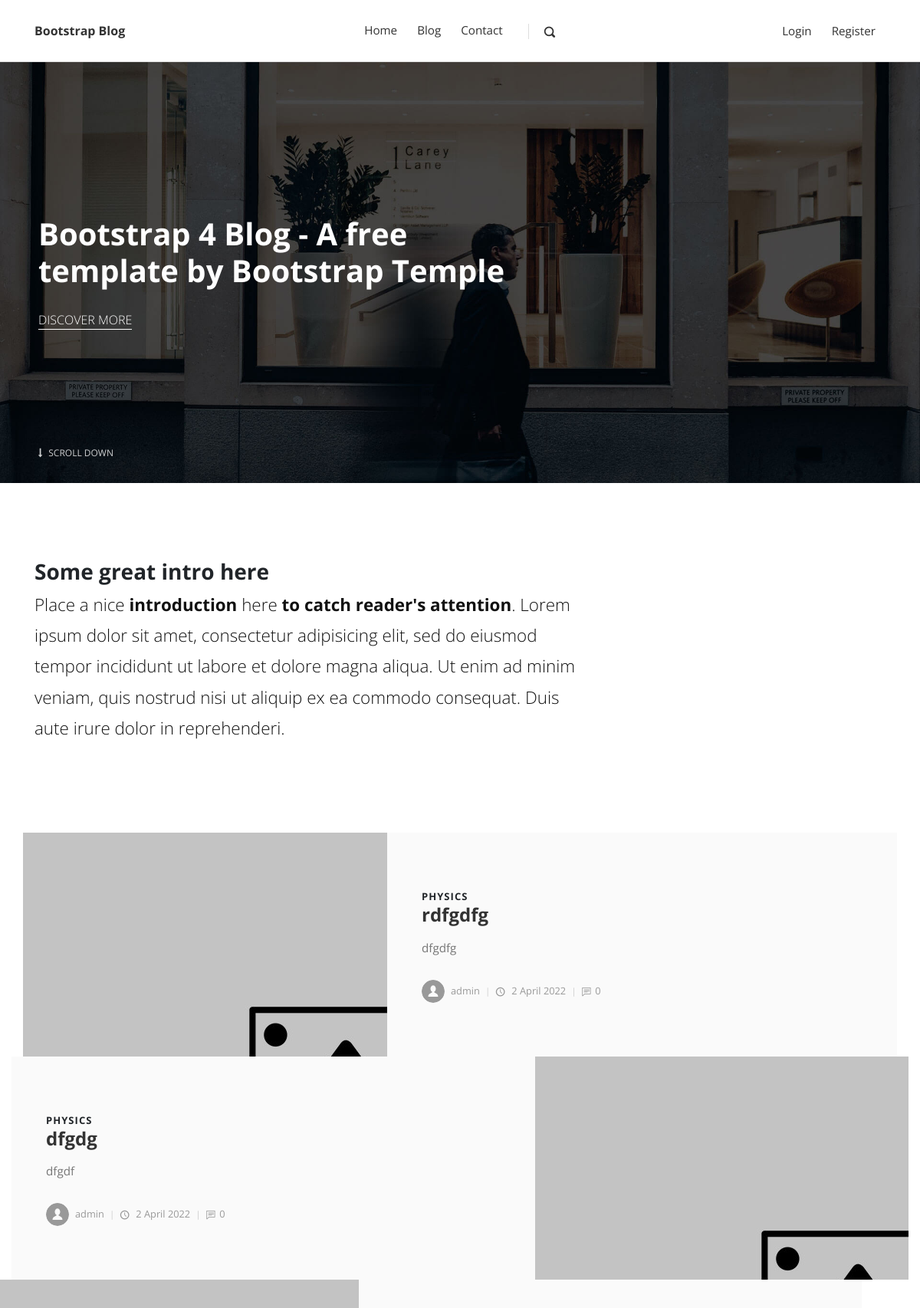
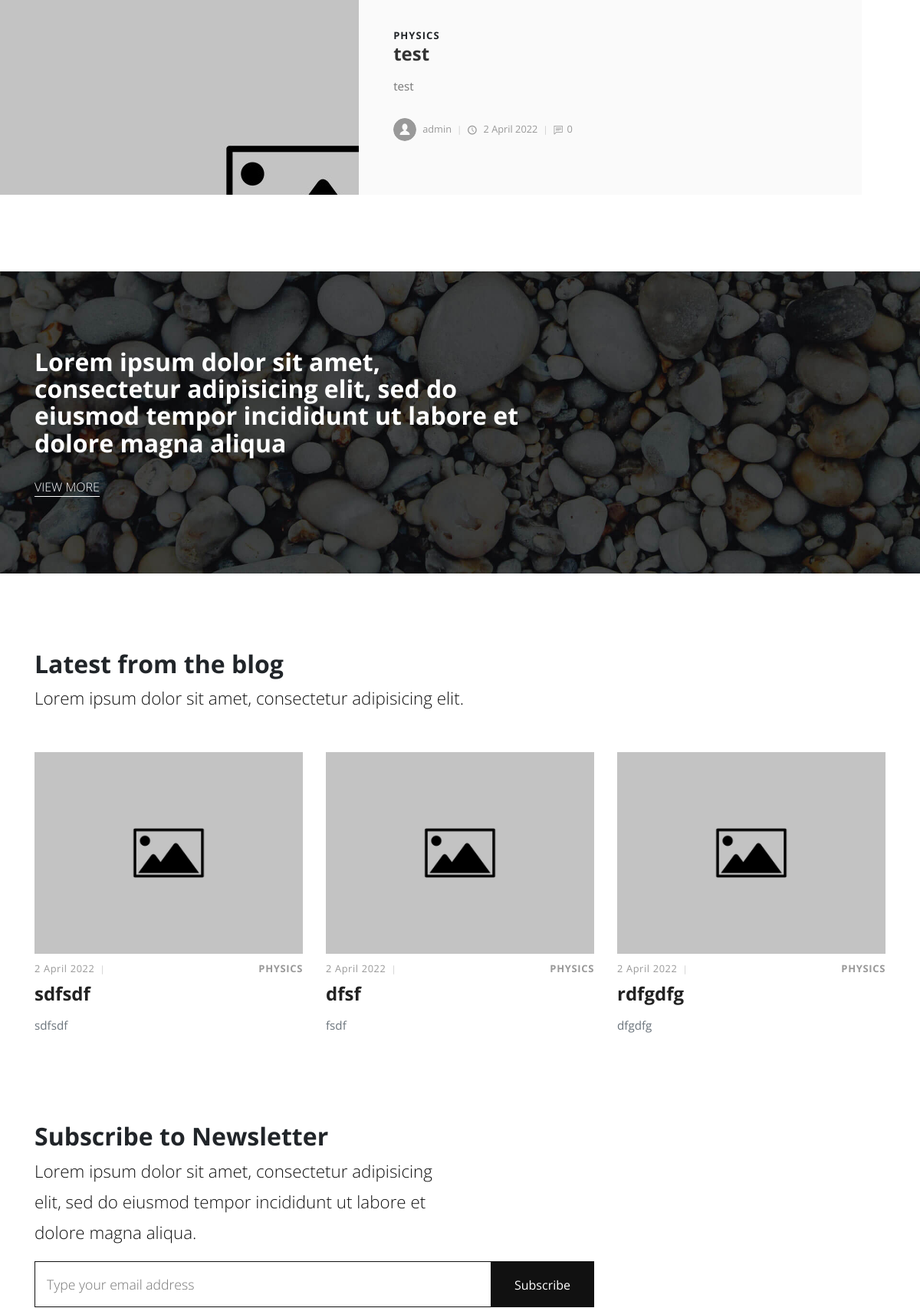
The page / (upper part) on the database its author committed (2 pictures, top to bottom).
### posts/models.py (models this page shows, shortened)
class Post(models.Model):
    author = models.ForeignKey(User, on_delete=models.CASCADE)
    category = models.ForeignKey(Category, on_delete=models.CASCADE)
    title = models.CharField(max_length=150)
    description = models.CharField(max_length=250)
    content = RichTextUploadingField()
    thumbnail = models.ImageField(default='default/thumbnail.jpg' , upload_to=post_directory_path)
    timestamp = models.DateTimeField(auto_now_add=True)
    @property
    def comment_list(self):
        return Comment.objects.filter(post=self)
    @property
    def comment_count(self):
        return self.comment_list.count()
    @property
    def view_count(self):
        return PostView.objects.filter(post=self).count()
    class Meta:
        ordering = ['-timestamp']

class Category(models.Model):
    title = models.CharField(max_length=20)
    def __str__(self):
        return self.title

### users/models.py (models this page shows)
class User(AbstractUser):
    email = models.EmailField(unique=True, help_text="Required.", error_messages={"unique": "A user with that email adress already exists.",},)
    avatar = models.ImageField(default='default/user.svg', upload_to=user_directory_path)
    is_redactor = models.BooleanField(default=False)

### posts/views.py (the view)
# urls.py: path('', home, name='home'),
def home(request):
    posts = Post.objects.all()
    recent = posts[:3]
    popular = sorted(posts, key = lambda post: post.view_count, reverse = True)[:3]
    context = {'popular': popular, 'recent': recent}
    return render(request, 'index.html', context)

### templates/index.html (shortened to what this page needs)
{% extends 'base.html' %}
{% load static %}
{% block content %}
<section style="background: url({% static 'img/hero.jpg' %}); background-size: cover; background-position: center center" class="hero">
  <div class="container">
    <div class="row">
      <div class="col-lg-7">
        <h1>Bootstrap 4 Blog - A free template by Bootstrap Temple</h1><a href="#" class="hero-link">Discover More</a>
      </div>
    </div><a href=".intro" class="continue link-scroll"><i class="fa fa-long-arrow-down"></i> Scroll Down</a>
  </div>
</section>
<section class="intro">
  <div class="container">
    <div class="row">
      <div class="col-lg-8">
        <h2 class="h3">Some great intro here</h2>
        <p class="text-big">Place a nice <strong>introduction</strong> here <strong>to catch reader's attention</strong>. Lorem ipsum dolor sit amet, consectetur adipisicing elit, sed do eiusmod tempor incididunt ut labore et dolore magna aliqua. Ut enim ad minim veniam, quis nostrud nisi ut aliquip ex ea commodo consequat. Duis aute irure dolor in reprehenderi.</p>
      </div>
    </div>
  </div>
</section>
<section class="featured-posts no-padding-top">
  <div class="container">
    {% for post in popular %}
    <div class="row d-flex align-items-stretch">
      {% if not forloop.counter|divisibleby:2 %}
      <div class="image col-lg-5"><a href="{% url 'post' post.pk %}"><img src="{{ post.thumbnail.url }}" alt="..." class=""></a></div>
      {% endif %}
      <div class="text col-lg-7">
        <div class="text-inner d-flex align-items-center">
          <div class="content">
            <header class="post-header">
              <div class="category"><a href="#">{{ post.category }}</a></div>
              <a href="{% url 'post' post.pk %}">
                <h2 class="h4">{{ post.title }}</h2>
              </a>
            </header>
            <p>{{ post.description }}</p>
            <footer class="post-footer d-flex align-items-center"><a href="{% url 'profile' post.author.pk %}" class="author d-flex align-items-center flex-wrap">
                <div class="mr-2"><img src="{{ post.author.avatar.url }}" alt="..." class="rounded-circle" width="30px" height="30px"></div>
                <div class="title"><span>{{ post.author }}</span></div></a>
              <div class="date"><i class="icon-clock"></i> {{ post.timestamp|date:"j F Y" }}</div>
              <div class="comments"><i class="icon-comment"></i>{{ post.comment_count }}</div>
            </footer>
          </div>
        </div>
      </div>
      {% if forloop.counter|divisibleby:2 %}
      <div class="image col-lg-5"><a href="{% url 'post' post.pk %}"><img src="{{ post.thumbnail.url }}" alt="..." class=""></a></div>
      {% endif %}
    {% endfor %}
  </div>
</section>
<section style="background: url({% static 'img/divider-bg.jpg' %}); background-size: cover; background-position: center bottom" class="divider">
  <div class="container">
    <div class="row">
      <div class="col-md-7">
        <h2>Lorem ipsum dolor sit amet, consectetur adipisicing elit, sed do eiusmod tempor incididunt ut labore et dolore magna aliqua</h2><a href="#" class="hero-link">View More</a>
      </div>
    </div>
  </div>
</section>
<section class="latest-posts">
  <div class="container">
    <header>
      <h2>Latest from the blog</h2>
      <p class="text-big">Lorem ipsum dolor sit amet, consectetur adipisicing elit.</p>
    </header>
    <div class="row">
      {% for post in recent %}
      <div class="post col-md-4">
        <div class="post-thumbnail"><a href="{% url 'post' post.pk %}"><img src="{{ post.thumbnail.url }}" alt="..." class="img-fluid"></a></div>
        <div class="post-details">
          <div class="post-meta d-flex justify-content-between">
            <div class="date">{{ post.timestamp|date:"j F Y" }}</div>
            <div class="category"><a href="#">{{ post.category }}</a></div>
          </div><a href="{% url 'post' post.pk %}">
            <h3 class="h4">{{ post.title }}</h3></a>
          <p class="text-muted">{{ post.description }}</p>
        </div>
      </div>
      {% endfor %}
  </div>
</section>
<section class="newsletter no-padding-top">
  <div class="container">
    <div class="row">
      <div class="col-md-6">
        <h2>Subscribe to Newsletter</h2>
        <p class="text-big">Lorem ipsum dolor sit amet, consectetur adipisicing elit, sed do eiusmod tempor incididunt ut labore et dolore magna aliqua.</p>
      </div>
      <div class="col-md-8">
        <div class="form-holder">
          <form action="#">
            <div class="form-group">
              <input type="email" name="email" id="email" placeholder="Type your email address">
              <button type="submit" class="submit">Subscribe</button>
            </div>
          </form>
        </div>
      </div>
    </div>
  </div>
</section>
{% endblock %}

### rows shown on the page
Post: thumbnail (picture), category "PHYSICS", title "rdfgdfg", description "dfgdfg", author.avatar (placeholder picture), author "admin", timestamp "2 April 2022", comment_count "0"
Post: category "PHYSICS", title "dfgdg", description "dfgdf", author.avatar (placeholder picture), author "admin", timestamp "2 April 2022", comment_count "0", thumbnail (picture)
Post: thumbnail (picture), category "PHYSICS", title "test", description "test", author.avatar (placeholder picture), author "admin", timestamp "2 April 2022", comment_count "0"
Post: thumbnail (picture), timestamp "2 April 2022", category "PHYSICS", title "sdfsdf", description "sdfsdf"
Post: thumbnail (picture), timestamp "2 April 2022", category "PHYSICS", title "dfsf", description "fsdf"
